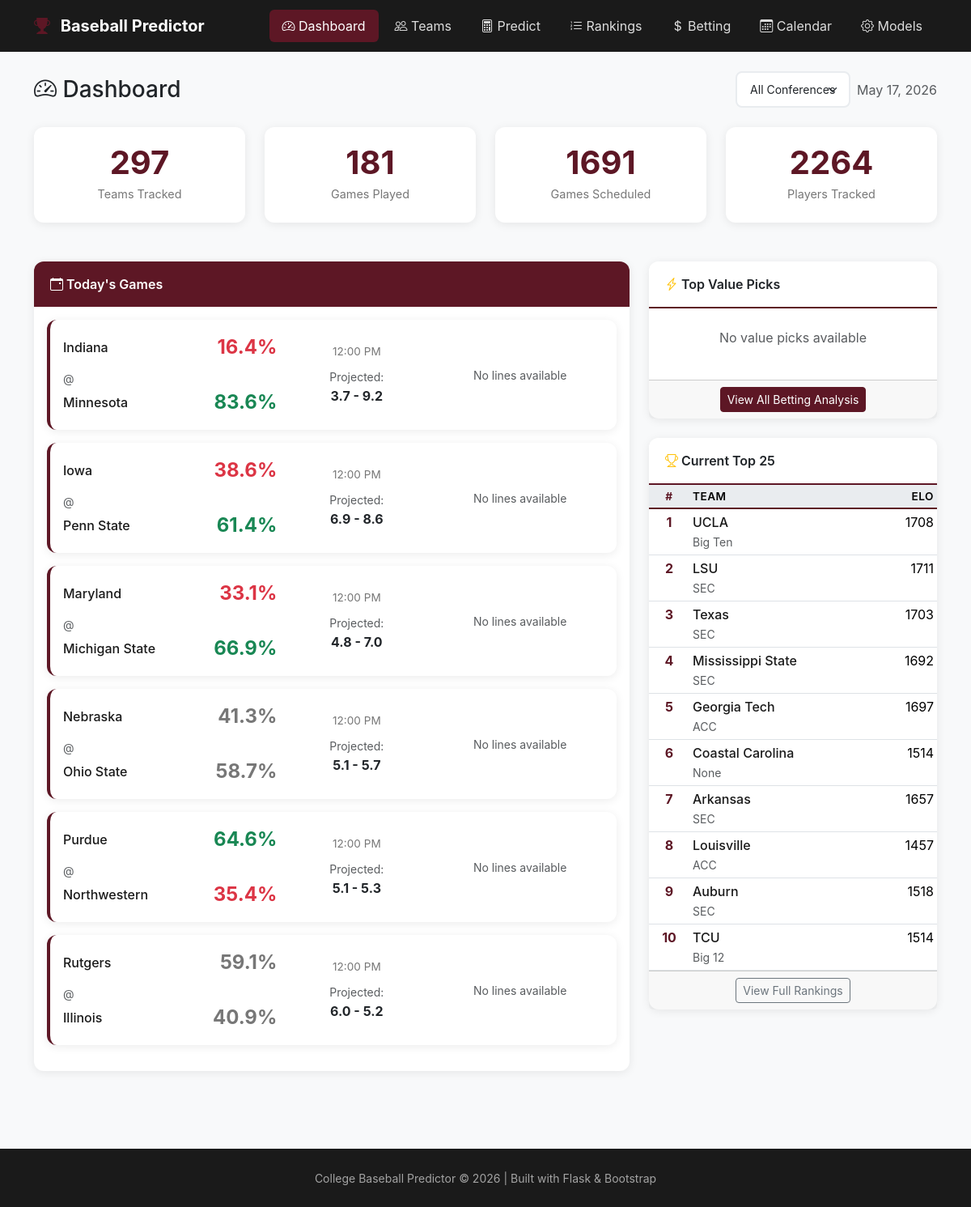
The page / on the database its author committed.
### tables this page shows
CREATE TABLE elo_ratings (
                    team_id TEXT PRIMARY KEY,
                    rating REAL DEFAULT 1500,
                    games_played INTEGER DEFAULT 0,
                    updated_at TEXT DEFAULT CURRENT_TIMESTAMP
                );

CREATE TABLE teams (
            id TEXT PRIMARY KEY,
            name TEXT NOT NULL,
            nickname TEXT,
            conference TEXT,
            division TEXT,
            athletics_url TEXT,
            preseason_rank INTEGER,
            current_rank INTEGER,
            created_at TEXT DEFAULT CURRENT_TIMESTAMP,
            updated_at TEXT DEFAULT CURRENT_TIMESTAMP
        );

CREATE TABLE games (
            id TEXT PRIMARY KEY,
            date TEXT NOT NULL,
            time TEXT,
            home_team_id TEXT NOT NULL,
            away_team_id TEXT NOT NULL,
            home_score INTEGER,
            away_score INTEGER,
            winner_id TEXT,
            innings INTEGER DEFAULT 9,
            is_conference_game INTEGER DEFAULT 0,
            is_neutral_site INTEGER DEFAULT 0,
            tournament_id TEXT,
            venue TEXT,
            attendance INTEGER,
            notes TEXT,
            status TEXT DEFAULT 'scheduled',  -- scheduled, final, postponed, cancelled
            created_at TEXT DEFAULT CURRENT_TIMESTAMP,
            updated_at TEXT DEFAULT CURRENT_TIMESTAMP,
            FOREIGN KEY (home_team_id) REFERENCES teams(id),
            FOREIGN KEY (away_team_id) REFERENCES teams(id),
            FOREIGN KEY (tournament_id) REFERENCES tournaments(id)
        );

### web/app.py (the view)
@app.route('/')
def dashboard():
    conference = request.args.get('conference', '')
    todays_games = get_todays_games()
    value_picks = get_value_picks(5)
    top_25 = get_current_top_25()
    stats = get_quick_stats()
    conferences = get_all_conferences()
    if conference:
        todays_games = [g for g in todays_games
                       if g.get('home_conf') == conference or g.get('away_conf') == conference]
    conn = get_connection()
    c = conn.cursor()
    for team in top_25:
        c.execute('SELECT rating FROM elo_ratings WHERE team_id = ?', (team['id'],))
        row = c.fetchone()
        team['elo_rating'] = row[0] if row else None
    conn.close()
    if conference:
        top_25 = [t for t in top_25 if t.get('conference') == conference]
    return render_template('dashboard.html',
                          todays_games=todays_games,
                          value_picks=value_picks,
                          top_25=top_25,
                          stats=stats,
                          conferences=conferences,
                          selected_conference=conference,
                          today=datetime.now().strftime('%B %d, %Y'))

### web/templates/dashboard.html (shortened to what this page needs)
{% extends "base.html" %}
{% block content %}
<div class="d-flex justify-content-between align-items-center mb-4">
    <h1 class="h3 mb-0">
        <i class="bi bi-speedometer2 text-maroon"></i> Dashboard
    </h1>
    <div class="d-flex gap-2 align-items-center">
        <select class="form-select form-select-sm" style="width: auto;"
                onchange="window.location.href='/?conference=' + encodeURIComponent(this.value)">
            <option value="">All Conferences</option>
        </select>
        <span class="text-muted">{{ today }}</span>
    </div>
</div>
<div class="row mb-4">
    <div class="col-6 col-md-3">
        <div class="card stat-card">
            <div class="stat-value">{{ stats.total_teams }}</div>
            <div class="stat-label">Teams Tracked</div>
        </div>
    </div>
    <div class="col-6 col-md-3">
        <div class="card stat-card">
            <div class="stat-value">{{ stats.games_played }}</div>
            <div class="stat-label">Games Played</div>
        </div>
    </div>
    <div class="col-6 col-md-3">
        <div class="card stat-card">
            <div class="stat-value">{{ stats.games_scheduled }}</div>
            <div class="stat-label">Games Scheduled</div>
        </div>
    </div>
    <div class="col-6 col-md-3">
        <div class="card stat-card">
            <div class="stat-value">{{ stats.players_tracked or 0 }}</div>
            <div class="stat-label">Players Tracked</div>
        </div>
    </div>
</div>
<div class="row">
    <div class="col-lg-8">
        <div class="card">
            <div class="card-header bg-maroon">
                <i class="bi bi-calendar-event"></i> Today's Games
            </div>
            <div class="card-body">
                {% if todays_games %}
                    {% for game in todays_games %}
                    <div class="game-card card mb-3">
                        <div class="card-body">
                            <div class="row align-items-center">
                                <div class="col-md-5">
                                    <div class="d-flex justify-content-between align-items-center">
                                        <div>
                                            <a href="/team/{{ game.away_team_id }}" class="team-link">
                                                {{ game.away_team_name }}
                                            </a>
                                        </div>
                                        {% if game.prediction %}
                                        <span class="win-prob {% if game.prediction.away_win_probability > 0.6 %}high{% elif game.prediction.away_win_probability < 0.4 %}low{% else %}medium{% endif %}">
                                            {{ (game.prediction.away_win_probability * 100)|round(1) }}%
                                        </span>
                                        {% endif %}
                                    </div>
                                    <div class="mt-2">
                                        <small class="text-muted">@</small>
                                    </div>
                                    <div class="d-flex justify-content-between align-items-center">
                                        <div>
                                            <a href="/team/{{ game.home_team_id }}" class="team-link">
                                                {{ game.home_team_name }}
                                            </a>
                                        </div>
                                        {% if game.prediction %}
                                        <span class="win-prob {% if game.prediction.home_win_probability > 0.6 %}high{% elif game.prediction.home_win_probability < 0.4 %}low{% else %}medium{% endif %}">
                                            {{ (game.prediction.home_win_probability * 100)|round(1) }}%
                                        </span>
                                        {% endif %}
                                    </div>
                                </div>
                                <div class="col-md-3 text-center">
                                    <div class="game-time">{{ game.time or 'TBD' }}</div>
                                    {% if game.prediction %}
                                    <div class="mt-2">
                                        <small class="text-muted">Projected:</small>
                                        <div class="fw-bold">{{ game.prediction.projected_away_runs|round(1) }} - {{ game.prediction.projected_home_runs|round(1) }}</div>
                                    </div>
                                    {% endif %}
                                </div>
                                <div class="col-md-4 text-center">
                                    {% if game.home_ml and game.away_ml %}
                                    <small class="text-muted d-block">Lines</small>
                                    <div class="d-flex justify-content-center gap-3">
                                        <span>{{ game.away_ml|format_odds }}</span>
                                        <span class="text-muted">/</span>
                                        <span>{{ game.home_ml|format_odds }}</span>
                                    </div>
                                    <small class="text-muted">
                                        Run Line: -1.5 | O/U {{ game.over_under }}
                                    </small>
                                    {% else %}
                                    <small class="text-muted">No lines available</small>
                                    {% endif %}
                                </div>
                            </div>
                        </div>
                    </div>
                    {% endfor %}
                {% else %}
                <div class="text-center text-muted py-4">
                    <i class="bi bi-calendar-x display-4"></i>
                    <p class="mt-2">No games scheduled for today</p>
                </div>
                {% endif %}
            </div>
        </div>
    </div>
    <div class="col-lg-4">
        <div class="card">
            <div class="card-header">
                <i class="bi bi-lightning-charge text-warning"></i> Top Value Picks
            </div>
            <div class="card-body p-0">
                {% if value_picks %}
                <div class="list-group list-group-flush">
                    {% for pick in value_picks %}
                    <div class="list-group-item">
                        <div class="d-flex justify-content-between align-items-start">
                            <div>
                                <strong>{{ pick.pick }}</strong>
                                <div class="small text-muted">{{ pick.game }}</div>
                            </div>
                            <div class="text-end">
                                <span class="value-indicator positive">
                                    +{{ pick.edge|round(1) }}%
                                </span>
                                <div class="small text-muted mt-1">{{ pick.moneyline|format_odds }}</div>
                            </div>
                        </div>
                        <div class="progress mt-2" style="height: 6px;">
                            <div class="progress-bar bg-success" style="width: {{ pick.model_prob * 100 }}%"></div>
                        </div>
                        <div class="d-flex justify-content-between small text-muted mt-1">
                            <span>Model: {{ (pick.model_prob * 100)|round(1) }}%</span>
                            <span>DK: {{ (pick.dk_implied * 100)|round(1) }}%</span>
                        </div>
                    </div>
                    {% endfor %}
                </div>
                {% else %}
                <div class="text-center text-muted py-4">
                    <p>No value picks available</p>
                </div>
                {% endif %}
            </div>
            <div class="card-footer text-center">
                <a href="/betting" class="btn btn-sm btn-maroon">View All Betting Analysis</a>
            </div>
        </div>
        <div class="card">
            <div class="card-header">
                <i class="bi bi-trophy text-warning"></i> Current Top 25
            </div>
            <div class="card-body p-0">
                {% if top_25 %}
                <div class="table-responsive">
                    <table class="table table-sm table-hover mb-0">
                        <thead>
                            <tr>
                                <th class="rank-col">#</th>
                                <th>Team</th>
                                <th class="text-end">Elo</th>
                            </tr>
                        </thead>
                        <tbody>
                            {% for team in top_25[:10] %}
                            <tr>
                                <td class="rank-col">{{ team.current_rank }}</td>
                                <td>
                                    <a href="/team/{{ team.id }}" class="team-link">{{ team.name }}</a>
                                    <br><small class="text-muted">{{ team.conference }}</small>
                                </td>
                                <td class="text-end">
                                    {% if team.elo_rating %}
                                    {{ team.elo_rating|round(0)|int }}
                                    {% else %}
                                    —
                                    {% endif %}
                                </td>
                            </tr>
                            {% endfor %}
                        </tbody>
                    </table>
                </div>
                {% else %}
                <div class="text-center text-muted py-4">
                    <p>No rankings available</p>
                </div>
                {% endif %}
            </div>
            <div class="card-footer text-center">
                <a href="/rankings" class="btn btn-sm btn-outline-secondary">View Full Rankings</a>
            </div>
        </div>
    </div>
</div>
{% endblock %}

### web/templates/base.html (shortened to what this page needs)
<!DOCTYPE html>
<html lang="en">
<head>
    <link href="https://cdn.jsdelivr.net/npm/bootstrap@5.3.2/dist/css/bootstrap.min.css" rel="stylesheet">
    <link href="https://cdn.jsdelivr.net/npm/bootstrap-icons@1.11.1/font/bootstrap-icons.css" rel="stylesheet">
</head>
<body>
    <nav class="navbar navbar-expand-lg navbar-dark">
        <div class="container">
            <a class="navbar-brand" href="/">
                <i class="bi bi-trophy-fill icon"></i>
                Baseball Predictor
            </a>
            <div class="collapse navbar-collapse" id="navbarNav">
                <ul class="navbar-nav ms-auto">
                    <li class="nav-item">
                        <a class="nav-link {% if request.endpoint == 'dashboard' %}active{% endif %}" href="/">
                            <i class="bi bi-speedometer2"></i> Dashboard
                        </a>
                    </li>
                    <li class="nav-item">
                        <a class="nav-link {% if request.endpoint == 'teams' %}active{% endif %}" href="/teams">
                            <i class="bi bi-people"></i> Teams
                        </a>
                    </li>
                    <li class="nav-item">
                        <a class="nav-link {% if request.endpoint == 'predict' %}active{% endif %}" href="/predict">
                            <i class="bi bi-calculator"></i> Predict
                        </a>
                    </li>
                    <li class="nav-item">
                        <a class="nav-link {% if request.endpoint == 'rankings' %}active{% endif %}" href="/rankings">
                            <i class="bi bi-list-ol"></i> Rankings
                        </a>
                    </li>
                    <li class="nav-item">
                        <a class="nav-link {% if request.endpoint == 'betting' %}active{% endif %}" href="/betting">
                            <i class="bi bi-currency-dollar"></i> Betting
                        </a>
                    </li>
                    <li class="nav-item">
                        <a class="nav-link {% if request.endpoint == 'calendar' %}active{% endif %}" href="/calendar">
                            <i class="bi bi-calendar3"></i> Calendar
                        </a>
                    </li>
                    <li class="nav-item">
                        <a class="nav-link {% if request.endpoint == 'models' %}active{% endif %}" href="/models">
                            <i class="bi bi-gear"></i> Models
                        </a>
                    </li>
                </ul>
            </div>
        </div>
    </nav>
    <main class="container py-4">
        {% block content %}{% endblock %}
    </main>
    <footer class="footer">
        <div class="container text-center">
            <small>College Baseball Predictor &copy; 2026 | Built with Flask & Bootstrap</small>
        </div>
    </footer>
</body>
</html>

### rows shown on the page
elo_ratings: away_team_name "Indiana", prediction "16.4", home_team_name "Minnesota", prediction "83.6", time "12:00 PM", prediction.projected_away_runs "3.7", prediction.projected_home_runs "9.2"
elo_ratings: away_team_name "Iowa", prediction "38.6", home_team_name "Penn State", prediction "61.4", time "12:00 PM", prediction.projected_away_runs "6.9", prediction.projected_home_runs "8.6"
elo_ratings: away_team_name "Maryland", prediction "33.1", home_team_name "Michigan State", prediction "66.9", time "12:00 PM", prediction.projected_away_runs "4.8", prediction.projected_home_runs "7.0"
games: away_team_name "Nebraska", prediction "41.3", home_team_name "Ohio State", prediction "58.7", time "12:00 PM", prediction.projected_away_runs "5.1", prediction.projected_home_runs "5.7"
games: away_team_name "Purdue", prediction "64.6", home_team_name "Northwestern", prediction "35.4", time "12:00 PM", prediction.projected_away_runs "5.1", prediction.projected_home_runs "5.3"
games: away_team_name "Rutgers", prediction "59.1", home_team_name "Illinois", prediction "40.9", time "12:00 PM", prediction.projected_away_runs "6.0", prediction.projected_home_runs "5.2"
teams: name "UCLA", conference "Big Ten"
elo_ratings: elo_rating "1708"
teams: name "LSU", conference "SEC"
elo_ratings: elo_rating "1711"
teams: name "Texas", conference "SEC"
elo_ratings: elo_rating "1703"
teams: name "Mississippi State", conference "SEC"
elo_ratings: elo_rating "1692"
teams: name "Georgia Tech", conference "ACC"
elo_ratings: elo_rating "1697"
teams: name "Coastal Carolina"
elo_ratings: elo_rating "1514"
teams: name "Arkansas", conference "SEC"
elo_ratings: elo_rating "1657"
teams: name "Louisville", conference "ACC"
elo_ratings: elo_rating "1457"
teams: name "Auburn", conference "SEC"
elo_ratings: elo_rating "1518"
teams: name "TCU", conference "Big 12"
elo_ratings: elo_rating "1514"

### other values the page prints
{{ stats.total_teams }} "297"
{{ stats.games_played }} "181"
{{ stats.games_scheduled }} "1691"
{{ stats.players_tracked or 0 }} "2264"
{{ team.current_rank }} "1" "2" "3" "4" "5" "6" "7" "8" "9" "10"
{{ team.conference }} "None"
